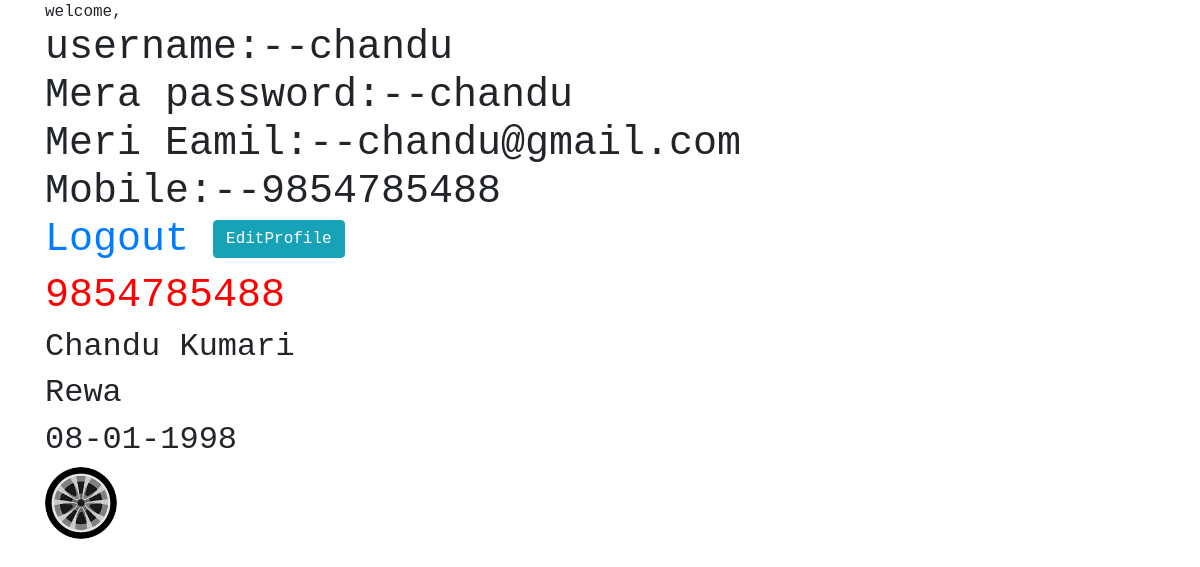
Page /accounts/profile/ (signed in) on the committed database.
### accounts/models.py (models this page shows, shortened)
class Signup(models.Model):
    username =models.CharField(max_length=100, unique=True)
    email = models.EmailField(unique=True)
    password =models.CharField(max_length=100)
    mobile = models.CharField(max_length=10)

class UserProfile(models.Model):
    user =models.OneToOneField(Signup, on_delete=models.CASCADE)
    full_name=models.CharField(max_length=100)
    dob= models.CharField(max_length=10)
    city=models.CharField(max_length=50)
    pic =models.ImageField(upload_to='profile', default='pr.png')
    status =models.CharField(max_length=200)

### accounts/views.py (the view)
# urls.py: path('profile/',profile, name='profile'),
def profile(request):
    if not request.session.get('email'):
        return redirect('login')
    b=request.session.get('email')
    u =Signup.objects.get(email=b)
    upro =UserProfile.objects.get(user=u)
    context ={
        'u':u,
        'upro':upro
    }
    return render(request,'profile.html',context)

### accounts/templates/profile.html (shortened to what this page needs)
<!DOCTYPE html>
<html lang="en">
<head>
     <link rel="stylesheet" href="https://maxcdn.bootstrapcdn.com/bootstrap/4.3.1/css/bootstrap.min.css">
</head>
<body>
<div class="container">
welcome,
<h1>
username:--{{u.username}}<br>
Mera password:--{{u.password}}<br>
Meri Eamil:--{{u.email}}<br>
Mobile:--{{u.mobile}}<br>
    <a href="{% url 'logout'%}">Logout</a>
    <a href="{% url 'editprofile'%}" class="btn btn-info">EditProfile</a>
    </h1>
    <h1 style="color:red"> {{upro.user.mobile}}</h1>
    <h2>{{upro.full_name}}</h2>
    <h2>{{upro.city}}</h2>
    <h2>{{upro.dob}}</h2>
    <h2><img src="{{upro.pic.url}}"></h2>
    </div>
</body>
</html>

### accounts/templates/profile.html (style rules this page uses)
body { font-family: monospace; }
img { width:72px; height:72px; animation:wheel 1s linear infinite; }

### rows in the picture
Signup: username "chandu", password "chandu", email "chandu@gmail.com", mobile "9854785488"
UserProfile: user.mobile "9854785488", full_name "Chandu Kumari", city "Rewa", dob "08-01-1998", pic (picture)
